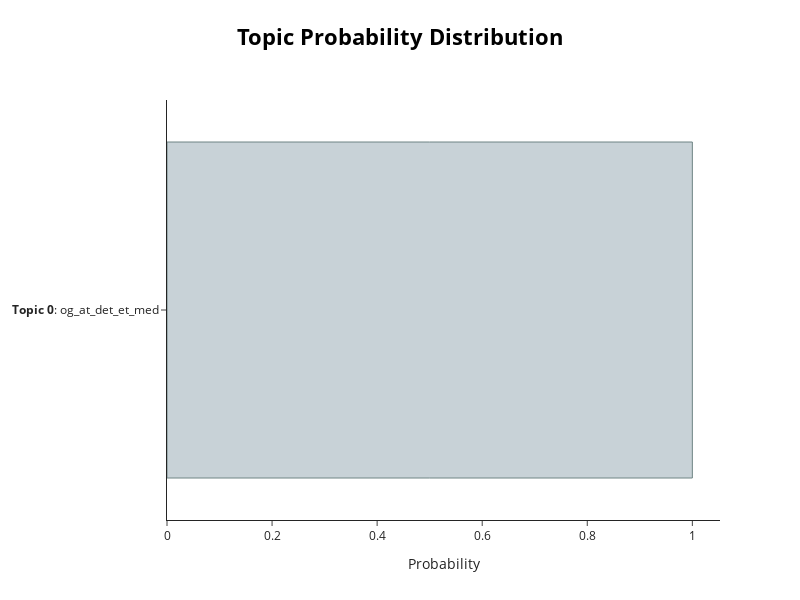

This figure's notebook cell:
### Code cell
# probabilities
topic_model.visualize_distribution(probs[80], min_probability=0.015)

### Figure 1 — Plotly figure (JSON) as saved in the notebook; plotly's stock layout.template omitted (floating-point values rounded to 4 significant figures)
{"data": [{"marker": {"color": "#C8D2D7", "line": {"color": "#6E8484", "width": 1}}, "orientation": "h", "type": "bar", "x": [1], "y": ["<b>Topic 0</b>: og_at_det_et_med"]}], "layout": {"height": 600, "hoverlabel": {"bgcolor": "white", "font": {"family": "Rockwell", "size": 16}}, "title": {"font": {"color": "Black", "size": 22}, "text": "<b>Topic Probability Distribution</b>", "x": 0.5, "xanchor": "center", "y": 0.95, "yanchor": "top"}, "width": 800, "xaxis": {"title": {"text": "Probability"}}}}
